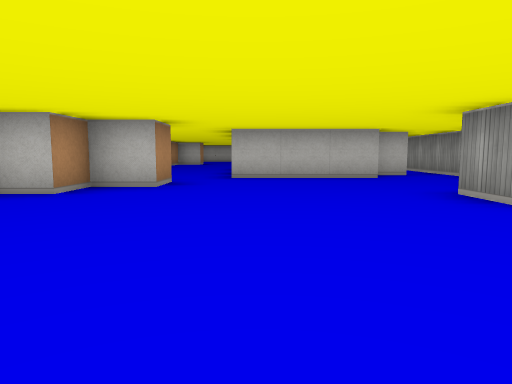
View 1 (above)

16 first-person views from a walk through a cub3D ray-caster map. The camera is about half as high as the walls, tilts 6° down and sees 70° across. The floor is counted in squares. Each view is taken from the middle of a square. On the plan, view 1 faces up. The plan holds only what a view shows up to about 9 squares ahead; the rest is blank.

View 2
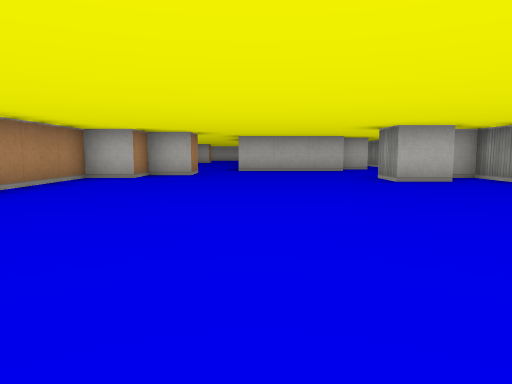

View 3
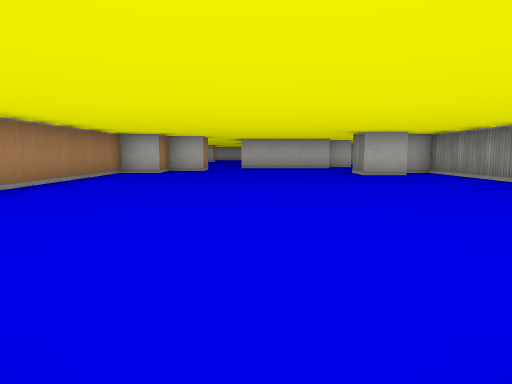

View 4
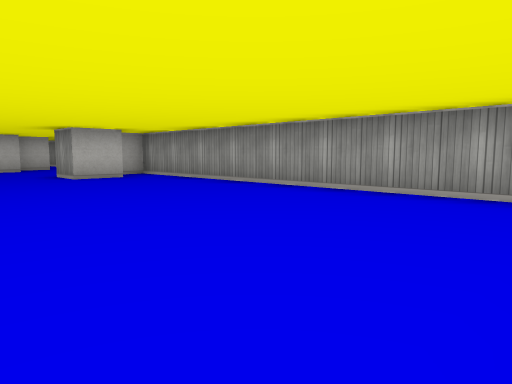

View 5
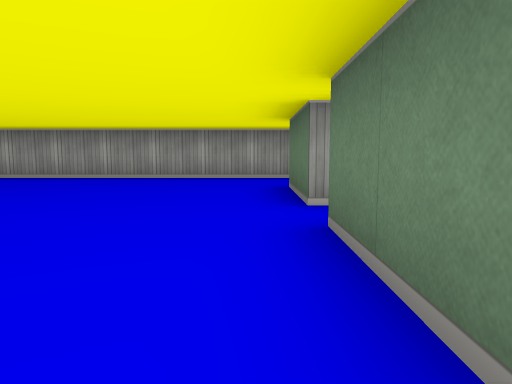

View 6
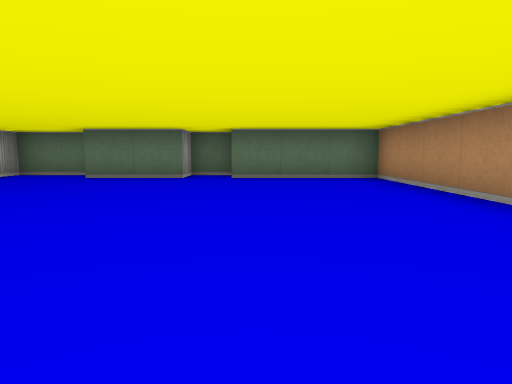

View 7
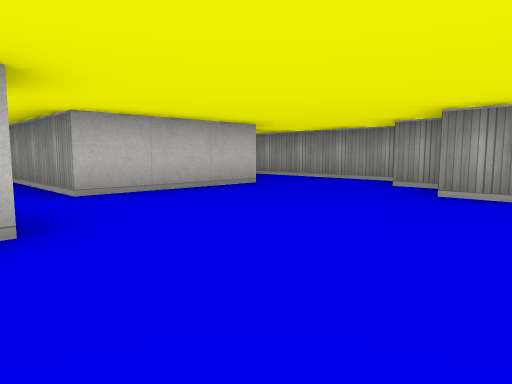

View 8
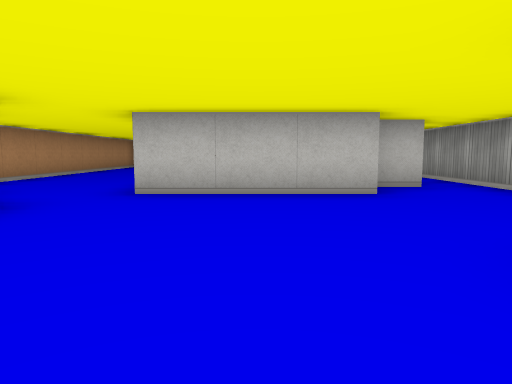

View 9
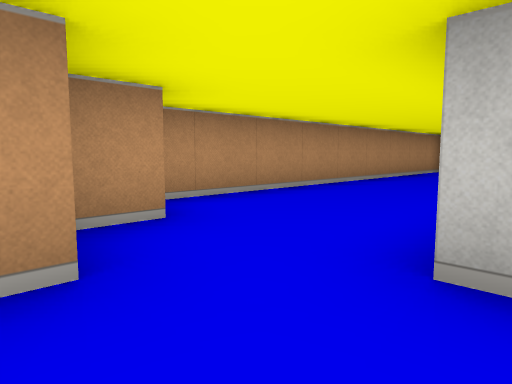

View 10
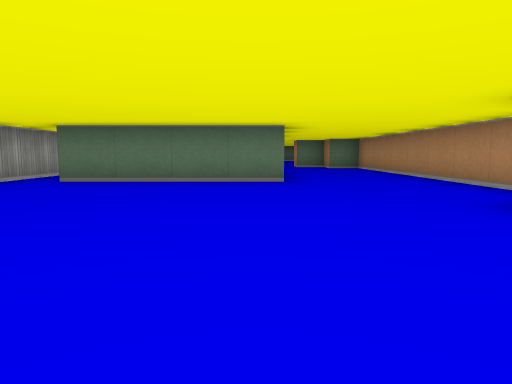

View 11
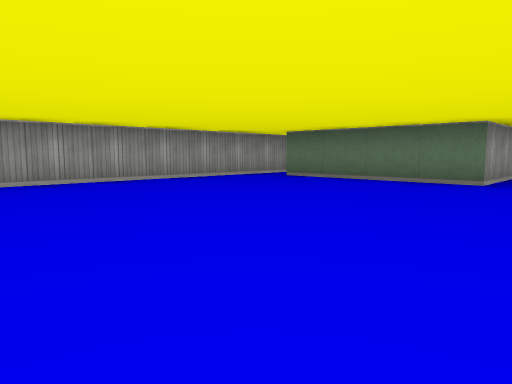

View 12
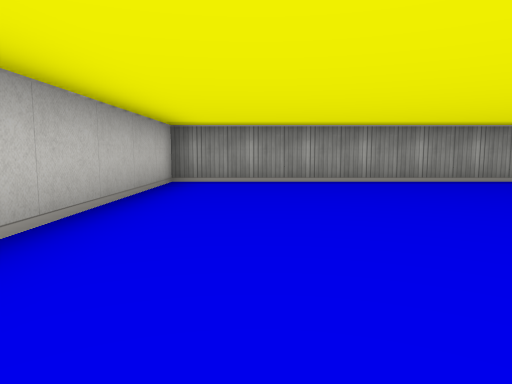

View 13
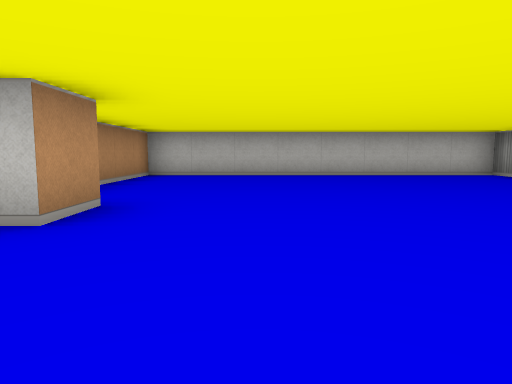

View 14
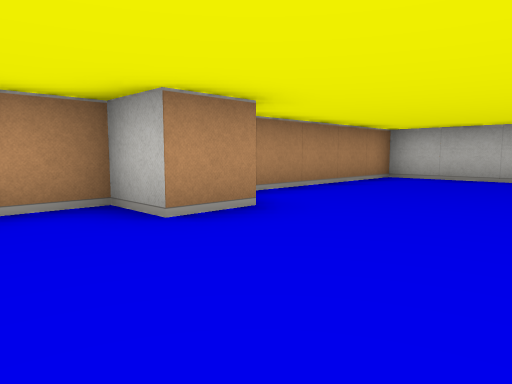

View 15
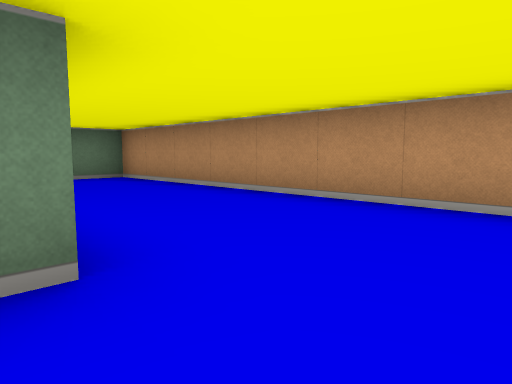

View 16
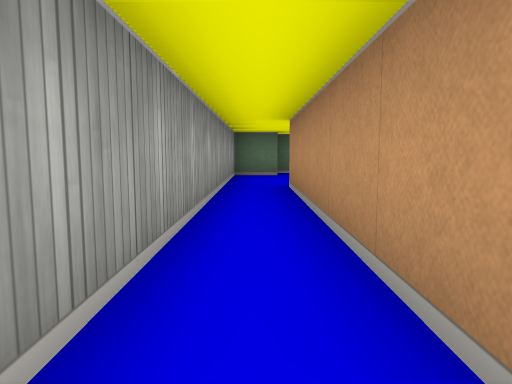

### Floor plan
Points are (right, up) in squares from view 1. A wall is a line through its corners. A room is listed if a view was taken in it or the views show most of it. See-through windows are left out.
Room 1 (views 1, 2, 3, 4, 5, 6, 7, 8, 9)
walls: (3.6, 3.5) (2.5, 3.5) (2.5, 4.5); (3.5, 4.8) (3.5, 5.5) (4.5, 5.5) (4.5, 8.5); (-1.5, 6.6) (-1.5, 5.5) (-2.5, 5.5) (-2.5, 4.5) (-3.5, 4.5) (-3.5, -4.5) (-0.5, -4.5); (-0.5, -5.5) (0.5, -5.5) (0.5, -4.5) (2.5, -4.5); (2.6, 7.5) (-0.5, 7.5); (2.9, -5.5) (4.5, -5.5) (4.5, 4.5) (3.9, 4.5); (-2.5, 7.5) (-2.5, 6.8); (3.5, 8.5) (2.8, 8.5)
ways out: opening at (-1.5, 8) to room 2; opening at (4, 9) to room 2
Room 2 (views 10, 11, 12, 13, 14, 15, 16)
walls: (-2.5, 17.5) (-2.5, 16.5) (-3.5, 16.5) (-3.5, 7.5) (-2.5, 7.5); (-0.5, 7.5) (-0.5, 13.5) (3.5, 13.5) (3.5, 8.5); (4.5, 8.5) (4.5, 22.5) (-3.5, 22.5) (-3.5, 18.5)
ways out: opening at (-1.5, 8) to room 1; opening at (4, 9) to room 1

Positions as (right, up) in squares from view 1, and headings:
1: (0, 0), facing up
2: (0, -3), facing up
3: (0, -5), facing up
4: (0, -4), facing up-right
5: (-3, -4), facing right
6: (-1, 3), facing down
7: (-2, 3), facing up-right
8: (1, 3), facing up
9: (0, 6), facing up-left
10: (0, 20), facing down
11: (-2, 20), facing down-right
12: (-2, 21), facing right
13: (-1, 14), facing up
14: (0, 15), facing up-left
15: (0, 15), facing down-left
16: (4, 14), facing down
